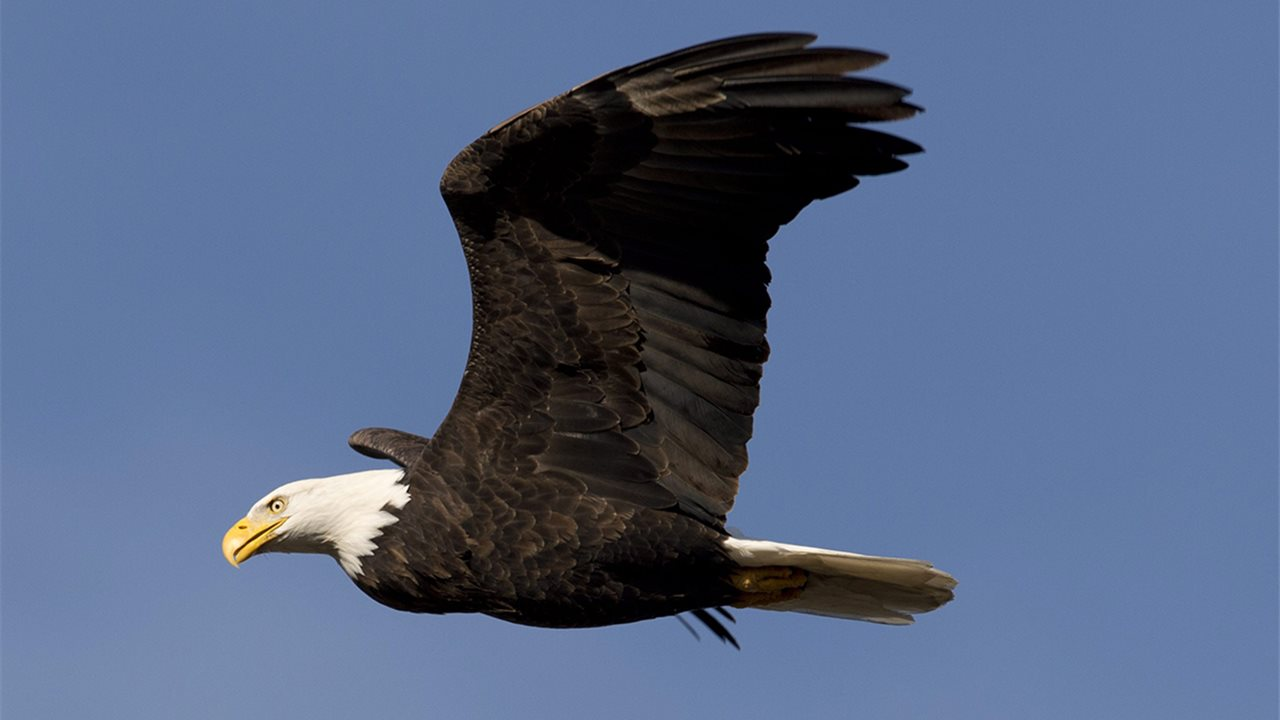
#> input picture OpenCV/ave.jpg, 1280 x 720 px
$ jupyter execute '10_OCV_Aritmética_de_Imágenes.ipynb'
#> lines starting #> are read from the running program, lines starting #| are printed output that depends on the picture
# 10_OCV_Aritmética_de_Imágenes

### Importar paquetes y librerias

[cell 1]
import matplotlib.pyplot as plt
import numpy as np
import cv2

### Función para mostrar una imagen con imshow() de pyplot

[cell 2]
def mostrar_imagen(title, imagen):
    imagen = cv2.cvtColor(imagen,cv2.COLOR_BGR2RGB)
    plt.imshow(imagen)
    plt.title(title)
    plt.grid(False)
    plt.show()

## Aritmética de imágenes con OpenCV

[cell 3]
args = { "imagen" :"ave.jpg" }

Las imágenes son matrices NumPy almacenadas como enteros de 8 bits sin signo (unit8) con valores en el rango [0, 255]; al usar las funciones de
suma / resta en OpenCV, estos valores se recortarán a este rango, incluso si caen fuera del rango [0, 255] después de aplicar la operación

[cell 4]
suma = cv2.add(np.uint8([200]), np.uint8([100]))
resta = cv2.subtract(np.uint8([50]), np.uint8([100]))
print("max of 255: {}".format(suma))
print("min of 0: {}".format(resta))

El uso de operaciones aritméticas NumPy (en lugar de operaciones OpenCV) dará como resultado el módulo(resto) en lugar de ser recortado al
rango [0, 255]

[cell 5]
suma = np.uint8([200]) + np.uint8([57])
resta = np.uint8([50]) - np.uint8([51])
print("resultado suma: {}".format(suma))
print("resultado resta: {}".format(resta))

Cargar la imagen de entrada original y mostrarla en nuestra pantalla

[cell 6]
imagen = cv2.imread(args["imagen"])
#> imagen is the input picture: shape (720, 1280, 3); mean B, G, R 132.2, 101.4, 85.4
mostrar_imagen("Original",imagen)

El aumento de las intensidades de píxeles en nuestra imagen de entrada en 100 se logra construyendo una matriz NumPy que tiene las mismas
dimensiones que nuestra imagen de entrada, llenándola con unos, multiplicándola por 100 y luego sumando la imagen de entrada y la matriz juntas

[cell 7]
M = np.ones(imagen.shape, dtype="uint8") * 100
sumado = cv2.add(imagen, M)
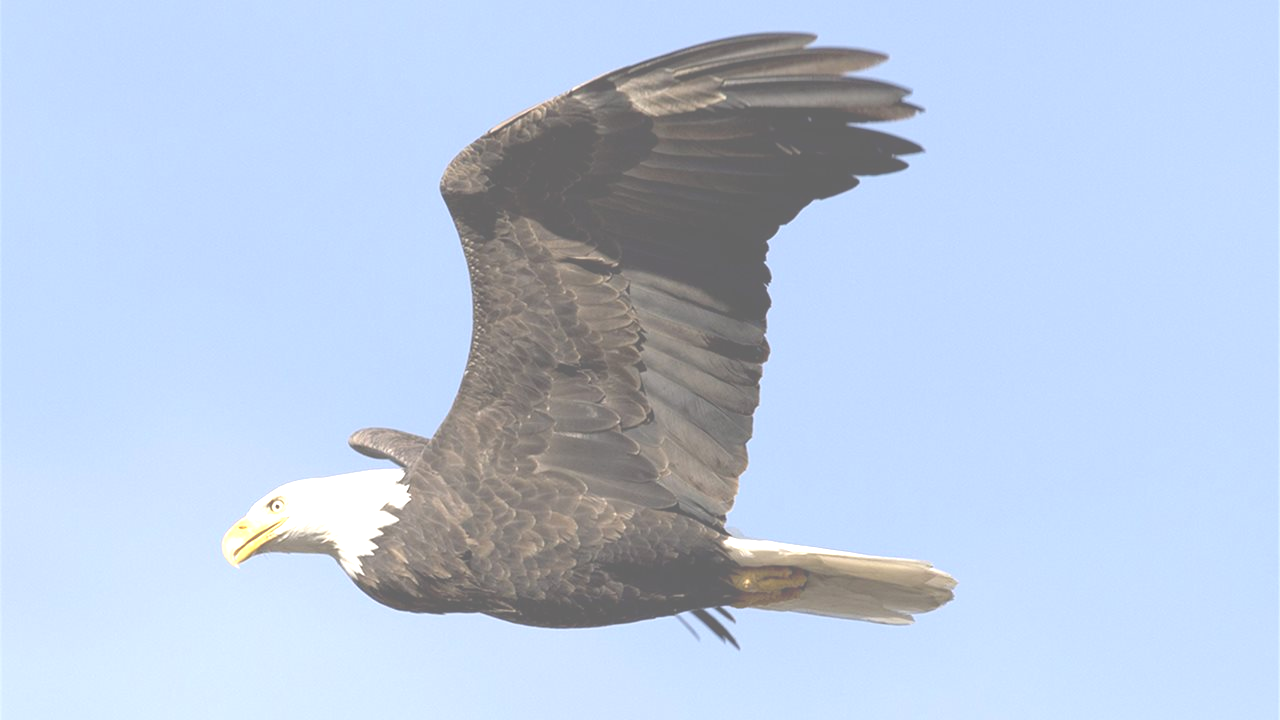
#> sumado: shape (720, 1280, 3); mean B, G, R 224.1, 200.7, 184.5
mostrar_imagen("Más claro", sumado)

 Del mismo modo, podemos restar 50 de todos los píxeles de nuestra imagen y hacerla más oscura.

[cell 8]
M = np.ones(imagen.shape, dtype="uint8") * 50
restado = cv2.subtract(imagen, M)
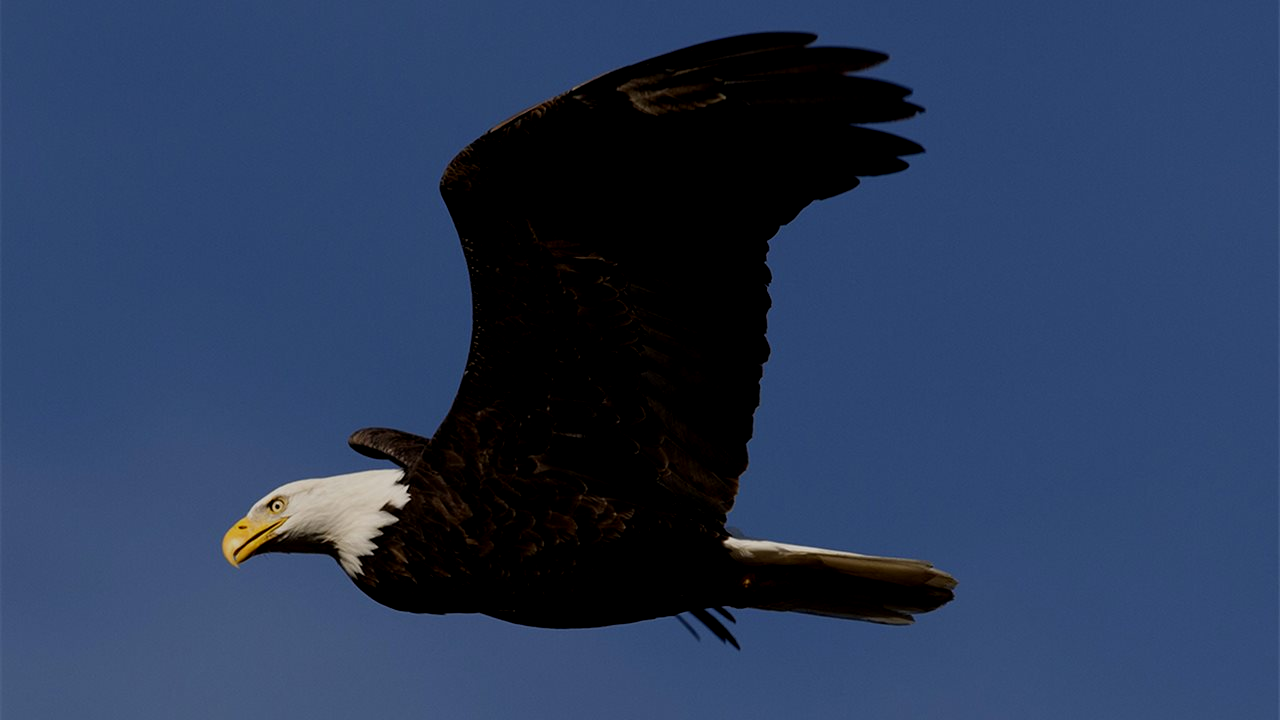
#> restado: shape (720, 1280, 3); mean B, G, R 89.1, 57.7, 40.7
mostrar_imagen("Más Oscuro", restado)

[cell 9]
#

[cell 10]
M = np.ones(imagen.shape, dtype="uint8") * 100
sumado = imagen+ M
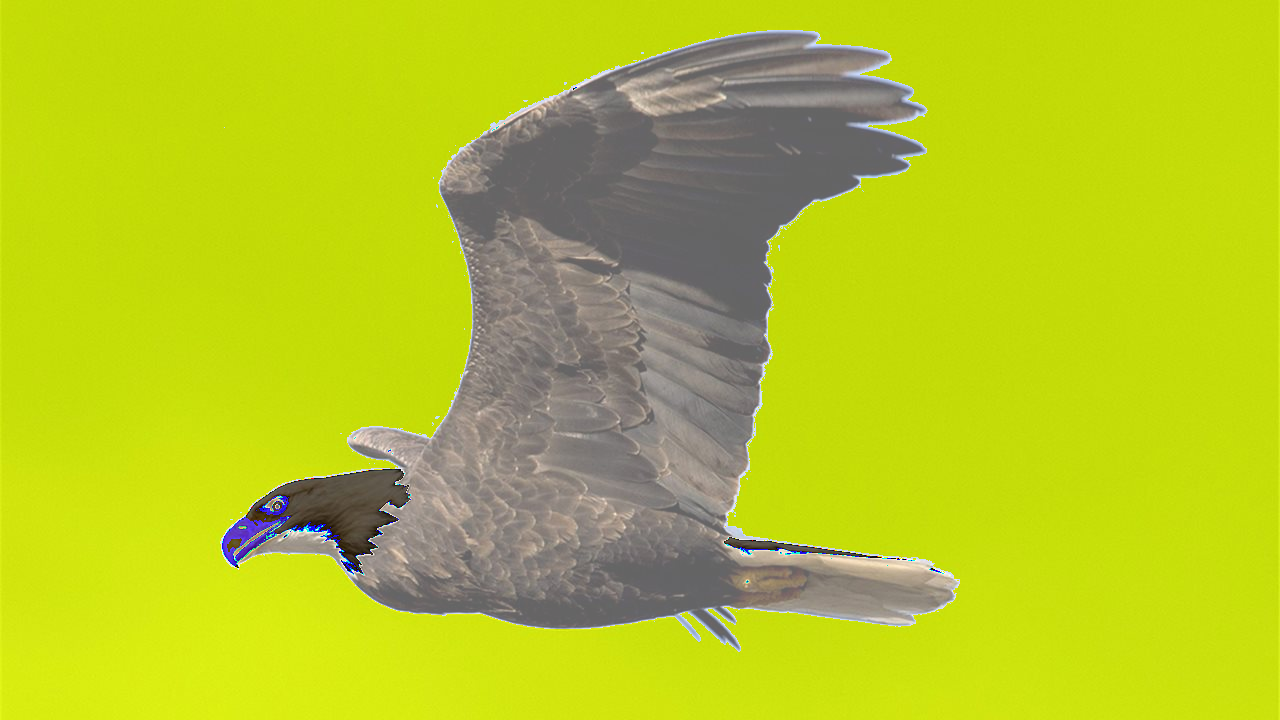
#> sumado: shape (720, 1280, 3); mean B, G, R 36.9, 198.5, 182.3
mostrar_imagen("Más claro", sumado)

[cell 11]
M = np.ones(imagen.shape, dtype="uint8") * 50
restado = imagen- M
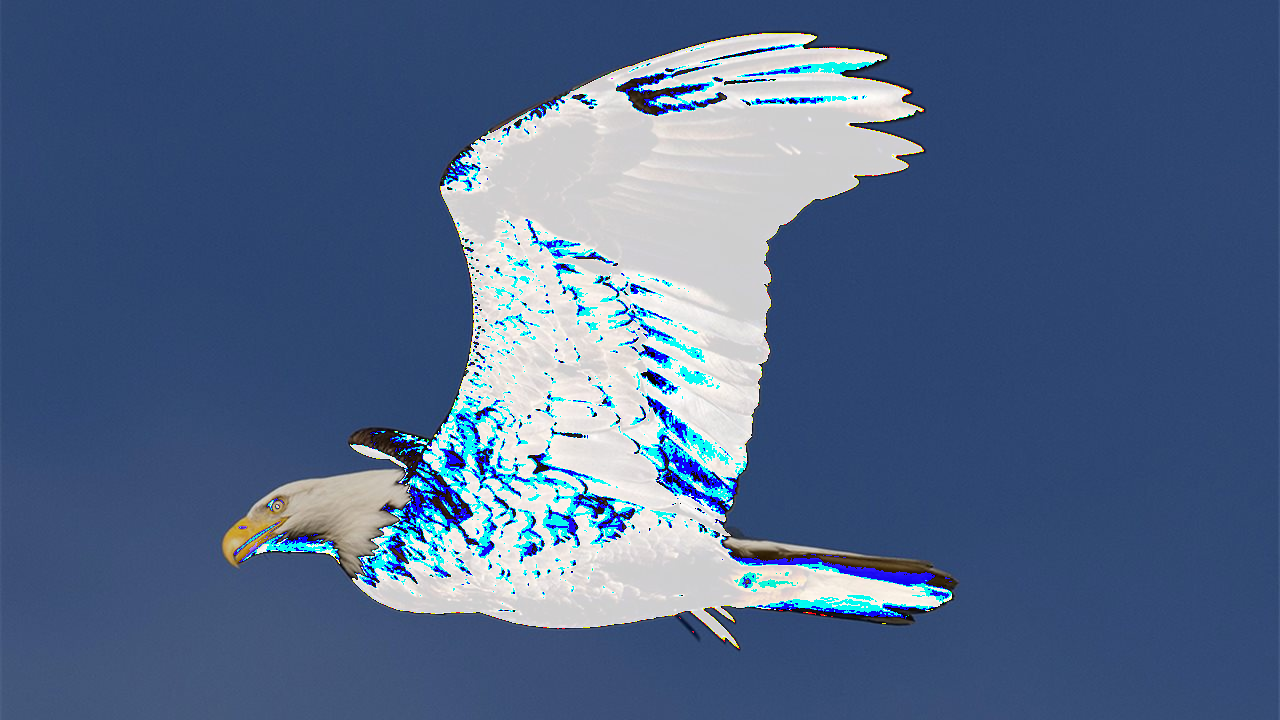
#> restado: shape (720, 1280, 3); mean B, G, R 136.5, 102.5, 80.8
mostrar_imagen("Más Oscuro", restado)
